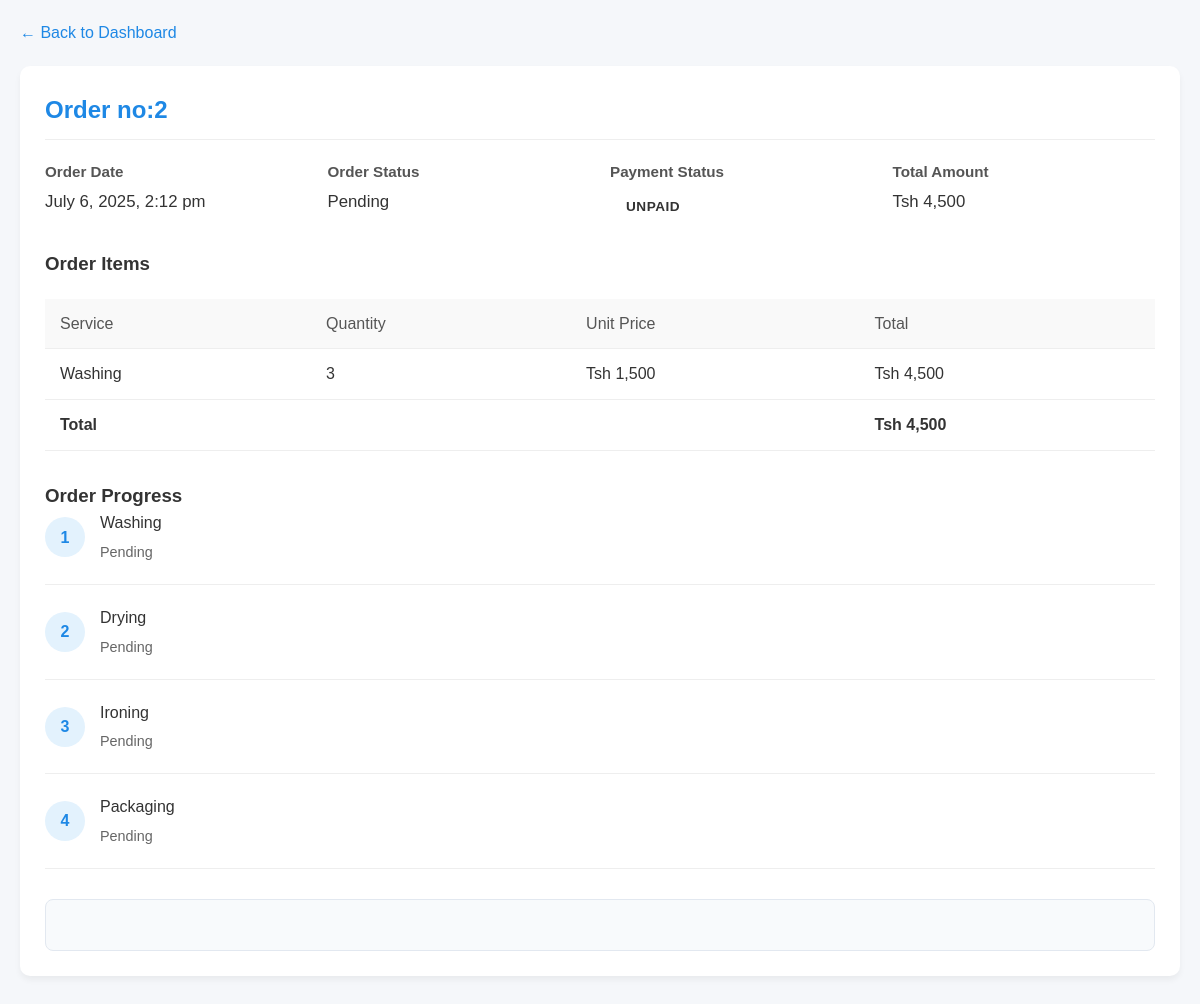
Screenshot of /order_details.php?order_id=2 (signed in) with the database file from the repository.
### tables this page shows
CREATE TABLE `orders` (
  `order_id` int(11) NOT NULL,
  `customer_id` int(11) NOT NULL,
  `customer_phone` varchar(20) DEFAULT NULL,
  `order_date` datetime DEFAULT current_timestamp(),
  `total_amount` decimal(10,2) DEFAULT 0.00,
  `payment_status` enum('Paid','Unpaid') DEFAULT 'Unpaid',
  `status` varchar(50) DEFAULT 'pending',
  `payment_method` varchar(50) DEFAULT NULL,
  `payment_phone` varchar(20) DEFAULT NULL,
  `payment_date` datetime DEFAULT NULL
);

CREATE TABLE `order_items` (
  `item_id` int(11) NOT NULL,
  `order_id` int(11) NOT NULL,
  `service_id` int(11) NOT NULL,
  `quantity` int(11) DEFAULT 1,
  `item_price` decimal(10,2) NOT NULL
);

CREATE TABLE `services` (
  `service_id` int(11) NOT NULL,
  `service_name` varchar(100) NOT NULL,
  `price_per_item` decimal(10,2) DEFAULT NULL,
  `description` text DEFAULT NULL
);

### order_details.php (the view, shortened to what this page needs)
<?php
include 'config.php';
$customer_id = $_SESSION['customer_id'];
$order_id = $_GET['order_id'] ?? 0;
$order_stmt = $conn->prepare("SELECT o.* FROM orders o WHERE o.order_id = ? AND o.customer_id = ?");
$order_stmt->bind_param("ii", $order_id, $customer_id);
$order_stmt->execute();
$order_result = $order_stmt->get_result();
$order = $order_result->fetch_assoc();
$items_stmt = $conn->prepare("
    SELECT i.*, s.service_name, s.price_per_item
    FROM order_items i
    JOIN services s ON i.service_id = s.service_id
    WHERE i.order_id = ?
");
$items_stmt->bind_param("i", $order_id);
$items_stmt->execute();
$items_result = $items_stmt->get_result();
$progress_stmt = $conn->prepare("SELECT * FROM clothes_progress WHERE order_id = ? AND customer_id = ?");
$progress_stmt->bind_param("ii", $order_id, $customer_id);
$progress_stmt->execute();
$progress_result = $progress_stmt->get_result();
$progress = $progress_result->fetch_assoc();
?>
<!DOCTYPE html>
<html lang="en">
<head>
</head>
<body>
    <div class="container">
        <a href="dashboard.php" class="back-link">&larr; Back to Dashboard</a>
        <div class="card">
            <h2>Order no:<?php echo $order['order_id']; ?></h2>
            <div class="order-info">
                <div class="info-group">
                    <h3>Order Date</h3>
                    <p><?php echo date('F j, Y, g:i a', strtotime($order['order_date'])); ?></p>
                </div>
                <div class="info-group">
                    <h3>Order Status</h3>
                    <p>
                        <span class="status status-<?php echo strtolower($order['status']); ?>">
                            <?php echo ucfirst($order['status']); ?>
                        </span>
                    </p>
                </div>
                <div class="info-group">
                    <h3>Payment Status</h3>
                    <p>
                        <span class="payment-status payment-<?php echo strtolower($order['payment_status']); ?>">
                            <?php echo ucfirst($order['payment_status']); ?>
                        </span>
                    </p>
                </div>
                <div class="info-group">
                    <h3>Total Amount</h3>
                    <p>Tsh <?php echo number_format($order['total_amount'], 0); ?></p>
                </div>
            </div>
            <h3>Order Items</h3>
            <table>
                <thead>
                    <tr>
                        <th>Service</th>
                        <th>Quantity</th>
                        <th>Unit Price</th>
                        <th>Total</th>
                    </tr>
                </thead>
                <tbody>
                    <?php while ($item = $items_result->fetch_assoc()): ?>
                        <tr>
                            <td><?php echo htmlspecialchars($item['service_name']); ?></td>
                            <td><?php echo $item['quantity']; ?></td>
                            <td>Tsh <?php echo number_format($item['price_per_item'], 0); ?></td>
                            <td>Tsh <?php echo number_format($item['price_per_item'] * $item['quantity'], 0); ?></td>
                        </tr>
                    <?php endwhile; ?>
                    <tr class="total-row">
                        <td colspan="3"><strong>Total</strong></td>
                        <td><strong>Tsh <?php echo number_format($order['total_amount'], 0); ?></strong></td>
                    </tr>
                </tbody>
            </table>
            <div class="progress-steps">
                <h3>Order Progress</h3>
                <div class="progress-step <?php echo $progress['washing_status'] ? 'completed' : ''; ?>">
                    <div class="progress-icon">1</div>
                    <div class="progress-info">
                        <div class="progress-title">Washing</div>
                        <div class="progress-status">
                            <?php echo $progress['washing_status'] ? $progress['washing_status'] : "Pending"; ?>
                        </div>
                    </div>
                </div>
                <div class="progress-step <?php echo $progress['drying_status'] ? 'completed' : ''; ?>">
                    <div class="progress-icon">2</div>
                    <div class="progress-info">
                        <div class="progress-title">Drying</div>
                        <div class="progress-status">
                            <?php echo $progress['drying_status'] ? $progress['drying_status'] : "Pending"; ?>
                        </div>
                    </div>
                </div>
                <div class="progress-step <?php echo $progress['ironing_status'] ? 'completed' : ''; ?>">
                    <div class="progress-icon">3</div>
                    <div class="progress-info">
                        <div class="progress-title">Ironing</div>
                        <div class="progress-status">
                            <?php echo $progress['ironing_status'] ? $progress['ironing_status'] : "Pending"; ?>
                        </div>
                    </div>
                </div>
                <div class="progress-step <?php echo $progress['packaging_status'] ? 'completed' : ''; ?>">
                    <div class="progress-icon">4</div>
                    <div class="progress-info">
                        <div class="progress-title">Packaging</div>
                        <div class="progress-status">
                            <?php echo $progress['packaging_status'] ? $progress['packaging_status'] : "Pending"; ?>
                        </div>
                    </div>
                </div>
            </div>
            <div class="payment-section">
            </div>
        </div>
    </div>
</body>
</html>

### order_details.php (style rules this page uses)
* { margin: 0; padding: 0; box-sizing: border-box; font-family: 'Arial', sans-serif; }
body { background-color: #f5f7fa; color: #333; line-height: 1.6; }
.container { max-width: 1200px; margin: 0 auto; padding: 20px; }
.back-link { display: inline-block; margin-bottom: 20px; color: #1e88e5; text-decoration: none; font-weight: 500; }
.card { background-color: white; border-radius: 10px; box-shadow: 0 4px 6px rgba(0,0,0,0.05); padding: 25px; margin-bottom: 30px; }
.card h2 { color: #1e88e5; margin-bottom: 20px; padding-bottom: 10px; border-bottom: 1px solid #eee; }
.order-info { display: grid; grid-template-columns: repeat(auto-fit, minmax(200px, 1fr)); gap: 20px; margin-bottom: 25px; }
.info-group h3 { color: #555; font-size: 0.95rem; margin-bottom: 5px; }
.info-group p { font-size: 1.05rem; }
.payment-section { margin-top: 30px; padding: 25px; background-color: #f8fafc; border-radius: 8px; border: 1px solid #e2e8f0; }
.payment-status { display: inline-block; padding: 0.4rem 1rem; border-radius: 20px; font-weight: 600; font-size: 0.85rem; text-transform: uppercase; letter-spacing: 0.5px; }
table { width: 100%; border-collapse: collapse; margin: 20px 0; }
th, td { padding: 12px 15px; text-align: left; border-bottom: 1px solid #eee; }
th { background-color: #f9f9f9; font-weight: 500; color: #555; }
.progress-steps { margin-top: 30px; }
.progress-step { display: flex; align-items: center; margin-bottom: 20px; padding-bottom: 20px; border-bottom: 1px solid #eee; }
.progress-icon { width: 40px; height: 40px; border-radius: 50%; background-color: #e3f2fd; display: flex; align-items: center; justify-content: center; margin-right: 15px; color: #1e88e5; font-weight: bold; flex-shrink: 0; }
.progress-info { flex: 1; }
.progress-title { font-weight: 500; margin-bottom: 5px; }
.progress-status { font-size: 0.9rem; color: #666; }

### rows the page displays
orders: order_id "2", order_date "July 6, 2025, 2:12 pm", status "Pending", payment_status "UNPAID", total_amount "4,500"
order_items: service.service_name "Washing", quantity "3", service.price_per_item "1,500", $item['price_per_item'] * $item['quantity'] "4,500"
